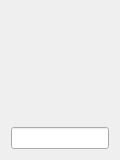
<?xml version="1.0" encoding="UTF-8"?>
<ui version="4.0">
 <class>PicWidget</class>
 <widget class="QWidget" name="PicWidget">
  <property name="geometry">
   <rect>
    <x>0</x>
    <y>0</y>
    <width>120</width>
    <height>142</height>
   </rect>
  </property>
  <property name="sizePolicy">
   <sizepolicy hsizetype="Fixed" vsizetype="Fixed">
    <horstretch>0</horstretch>
    <verstretch>0</verstretch>
   </sizepolicy>
  </property>
  <property name="windowTitle">
   <string>Form</string>
  </property>
  <layout class="QVBoxLayout" name="verticalLayout">
   <item>
    <widget class="QLabel" name="labelPic">
     <property name="sizePolicy">
      <sizepolicy hsizetype="Fixed" vsizetype="Fixed">
       <horstretch>0</horstretch>
       <verstretch>0</verstretch>
      </sizepolicy>
     </property>
     <property name="minimumSize">
      <size>
       <width>90</width>
       <height>90</height>
      </size>
     </property>
     <property name="maximumSize">
      <size>
       <width>90</width>
       <height>90</height>
      </size>
     </property>
     <property name="text">
      <string/>
     </property>
    </widget>
   </item>
   <item>
    <widget class="QLabel" name="labelStat">
     <property name="text">
      <string/>
     </property>
    </widget>
   </item>
   <item>
    <widget class="QLineEdit" name="lineEditName">
     <property name="sizePolicy">
      <sizepolicy hsizetype="Preferred" vsizetype="Fixed">
       <horstretch>0</horstretch>
       <verstretch>0</verstretch>
      </sizepolicy>
     </property>
     <property name="readOnly">
      <bool>true</bool>
     </property>
    </widget>
   </item>
  </layout>
 </widget>
 <resources/>
 <connections/>
</ui>
